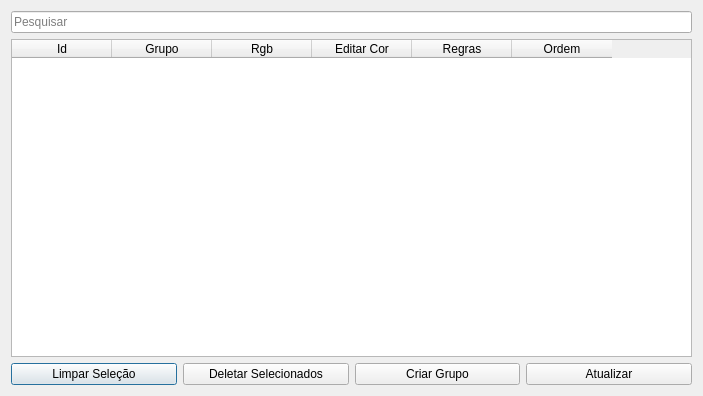
<?xml version="1.0" encoding="UTF-8"?>
<ui version="4.0">
 <class>Dialog</class>
 <widget class="QDialog" name="Dialog">
  <property name="geometry">
   <rect>
    <x>0</x>
    <y>0</y>
    <width>703</width>
    <height>396</height>
   </rect>
  </property>
  <property name="windowTitle">
   <string>Grupos</string>
  </property>
  <layout class="QGridLayout" name="gridLayout">
   <item row="0" column="0">
    <widget class="QLineEdit" name="searchLe">
     <property name="placeholderText">
      <string>Pesquisar</string>
     </property>
    </widget>
   </item>
   <item row="1" column="0">
    <widget class="QTableWidget" name="tableWidget">
     <column>
      <property name="text">
       <string>Id</string>
      </property>
     </column>
     <column>
      <property name="text">
       <string>Grupo</string>
      </property>
     </column>
     <column>
      <property name="text">
       <string>Rgb</string>
      </property>
     </column>
     <column>
      <property name="text">
       <string>Editar Cor</string>
      </property>
     </column>
     <column>
      <property name="text">
       <string>Regras</string>
      </property>
     </column>
     <column>
      <property name="text">
       <string>Ordem</string>
      </property>
     </column>
    </widget>
   </item>
   <item row="2" column="0">
    <layout class="QHBoxLayout" name="horizontalLayout">
     <item>
      <widget class="QPushButton" name="clearSelectionBtn">
       <property name="text">
        <string>Limpar Seleção</string>
       </property>
      </widget>
     </item>
     <item>
      <widget class="QPushButton" name="delBtn">
       <property name="text">
        <string>Deletar Selecionados</string>
       </property>
      </widget>
     </item>
     <item>
      <widget class="QPushButton" name="addFormBtn">
       <property name="text">
        <string>Criar Grupo</string>
       </property>
      </widget>
     </item>
     <item>
      <widget class="QPushButton" name="saveBtn">
       <property name="text">
        <string>Atualizar</string>
       </property>
      </widget>
     </item>
    </layout>
   </item>
  </layout>
 </widget>
 <resources/>
 <connections/>
</ui>
